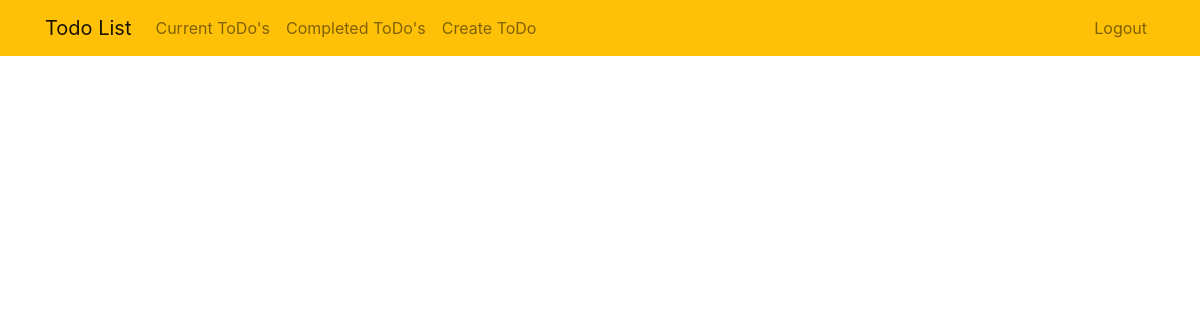
Before: /completed/ (signed in) with the older database file.
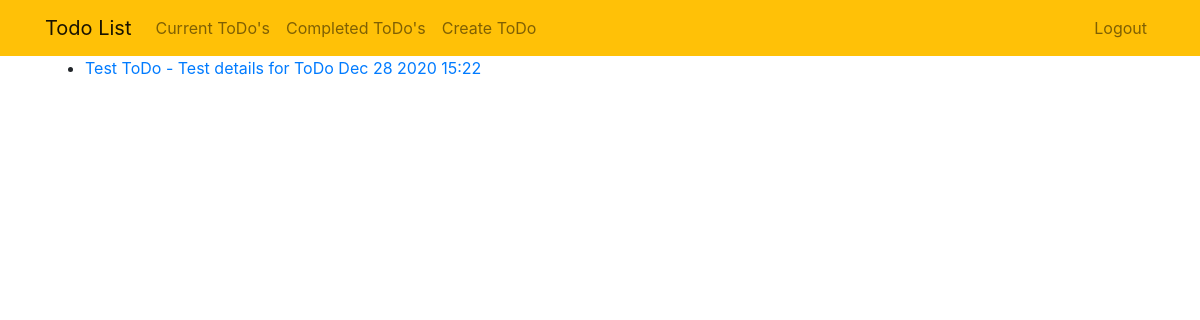
After: the same page with the newer database file.
### todolist/models.py (models this page shows, shortened)
class Todo(models.Model):
    title = models.CharField(max_length=150)
    details = models.TextField(blank=True)
    date_created = models.DateTimeField(auto_now_add=True)
    date_completed = models.DateTimeField(null=True, blank=True)
    importance = models.BooleanField(default=False)
    user = models.ForeignKey(User, on_delete=models.CASCADE)

### todolist/views.py (the view)
# urls.py: path('completed/', views.completed_to_dos, name='completed_to_dos'),
@login_required
def completed_to_dos(request):
    todos = Todo.objects.filter(user=request.user, date_completed__isnull=False).order_by('-date_completed')
    return render(request, 'todolist/completed_to_dos.html', {'todos': todos})

### todolist/templates/todolist/completed_to_dos.html (shortened to what this page needs)
{% extends 'todolist/home.html' %}
{% block content %}
<!DOCTYPE html>
<html lang="en">
<head>
</head>
<body>
    <ul>
    {% for todo in todos %}
        <li>
            <a href="{% url 'view_to_do' todo.id %}">
                {{ todo.title }}
                {% if todo.details %}
                    - {{ todo.details}}
                {% endif %}
                {{ todo.date_completed|date:'M j Y H:i' }}
            </a>
        </li>
    {% endfor %}
    </ul>
</body>
</html>
{% endblock %}

Changed rows visible on the page:
now on this page (row edited): Todo: title "Test ToDo", details "Test details for ToDo", date_completed "Dec 28 2020 15:22"
